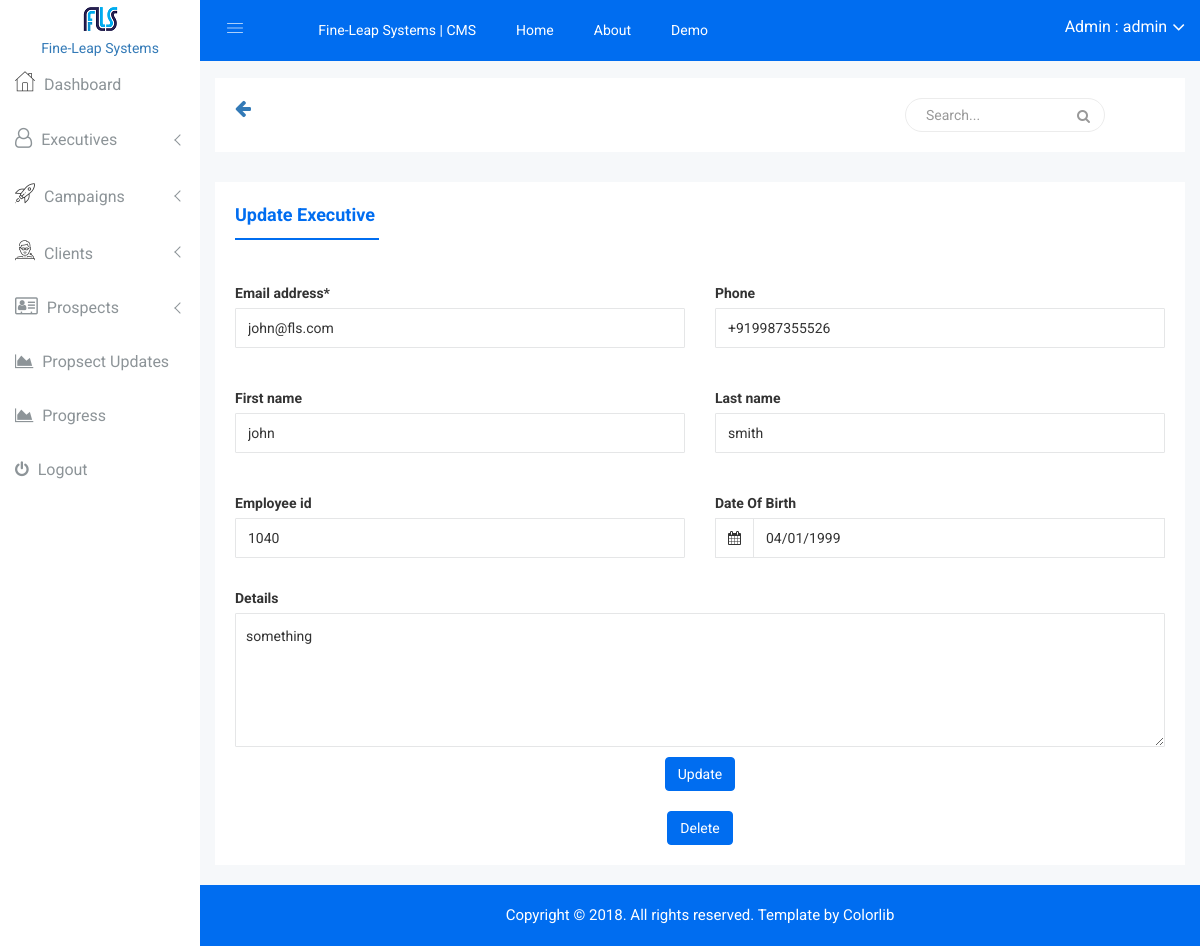
The app's page /crm_admin/executives/update/2/ (signed in) with its own data.
### portal/models.py (models this page shows, shortened)
class User(AbstractBaseUser, PermissionsMixin):
    email = models.EmailField(_('email address'), unique=True)
    first_name = models.CharField(max_length=32, blank=True)
    last_name = models.CharField(max_length=32, blank=True)
    phone = models.CharField(max_length=13, blank=True)
    employee_id = models.CharField(max_length=12, blank=True)
    date_joined = models.DateTimeField(_('date joined'), auto_now_add=True)
    date_of_birth = models.DateField(blank=True, null=True)
    details = models.TextField(blank=True)
    is_active = models.BooleanField(_('active'), default=True)
    is_staff = models.BooleanField(_('staff'), default=False)
    is_superuser = models.BooleanField(_('superuser'), default=False)
    objects = UserManager()
    USERNAME_FIELD = 'email'
    REQUIRED_FIELDS = []
    class Meta:
        verbose_name = _('user')
        verbose_name_plural = _('users')
    def __str__(self):
        return self.get_email_name
    @property
    def get_display_text(self):
        if self.get_full_name:
            return self.get_full_name
        else:
            return self.__str__()
    @property
    def get_full_name(self):
        return "{} {}".format(self.first_name, self.last_name) if (self.first_name or self.last_name) else ""
    @property
    def get_email_name(self):
        email_str = str(self.email)
        return email_str[:email_str.rfind("@")]
    @property
    def get_admin_delete_url(self):
        return reverse_lazy("crm_admin:executive_delete", kwargs={"id": self.id})

### crm_admin/views.py (the view)
        class WrappedClass(UserPassesTestMixin, wrapped):
            def test_func(self):
                return self.request.user.is_superuser

### crm_admin/views.py (called while the page is built)
def superuser_required():
    def wrapper(wrapped):
        class WrappedClass(UserPassesTestMixin, wrapped):
            def test_func(self):
                return self.request.user.is_superuser
        return WrappedClass
    return wrapper

### crm_admin/templates/crm_admin/executives/update.html (shortened to what this page needs)
{% extends "crm_admin/base.html" %}
{% load crispy_forms_tags %}
{% block content %}
        <div class="single-pro-review-area mt-t-30 mg-b-15">
            <div class="container-fluid">
                <div class="row">
                    <div class="col-lg-12 col-md-12 col-sm-12 col-xs-12">
                        <div class="product-payment-inner-st">
                            <ul id="myTabedu1" class="tab-review-design">
                                <li class="active"><a href="#description">Update Executive</a></li>
                            </ul>
                            <div id="myTabContent" class="tab-content custom-product-edit">
                                <div class="product-tab-list tab-pane fade active in" id="description">
                                    <div class="row">
                                        <div class="col-lg-12 col-md-12 col-sm-12 col-xs-12">
                                            <div class="review-content-section">
                                                <div id="dropzone1" class="pro-ad">
                                                    <form method="post" class="dropzone dropzone-custom needsclick add-professors" id="demo1-upload">
                                                        <div class="row">
                                                            <div class="form-group col-lg-6">
                                                                {{ form.email|as_crispy_field }}
                                                            </div>
                                                            <div class="form-group col-lg-6">
                                                                {{ form.phone|as_crispy_field }}
                                                            </div>
                                                        </div>
                                                        <div class="row">
                                                            <div class="form-group col-lg-6">
                                                                {{ form.first_name|as_crispy_field }}
                                                            </div>
                                                            <div class="form-group col-lg-6">
                                                                {{ form.last_name|as_crispy_field }}
                                                            </div>
                                                        </div>
                                                        <div class="row">
                                                            <div class="form-group col-lg-6">
                                                                {{ form.employee_id|as_crispy_field }}
                                                            </div>
                                                            <div style="top: 10px" class="form-group data-custon-pick col-lg-6" id="data_2">
                                                                <label><b>Date Of Birth</b></label>
                                                                <div class="input-group date">
                                                                    <span class="input-group-addon"><i class="fa fa-calendar"></i></span>
                                                                    <input type="text" name="date_of_birth" class="form-control" value="{{ form.date_of_birth.initial|date:"d/m/Y" }}">
                                                                </div>
                                                            </div>
                                                        </div>
                                                        {{ form.details|as_crispy_field }}
                                                        <div class="row">
                                                            <div class="col-lg-12">
                                                                <div class="payment-adress">
                                                                    <button type="submit" class="btn btn-primary waves-effect waves-light">Update</button>
                                                                </div>
                                                                <br>
                                                                <div class="payment-adress">
                                                                    <a href="{{ executive.get_admin_delete_url }}">
                                                                        <button type="button" class="btn btn-danger">Delete</button>
                                                                    </a>
                                                                </div>
                                                            </div>
                                                        </div>
                                                    </form>
                                                </div>
                                            </div>
                                        </div>
                                    </div>
                                </div>
                            </div>
                        </div>
                    </div>
                </div>
            </div>
        </div>
{% endblock %}

### crm_admin/templates/crm_admin/header.html (shortened to what this page needs)
    {% load static %}
    <div class="container-fluid">
        <div class="row">
            <div class="col-lg-12 col-md-12 col-sm-12 col-xs-12">
                <div class="logo-pro">
                    <a href="index.html"><img class="main-logo" src="{% static "img/logo/logosn.png" %}" alt="" /></a>
                </div>
            </div>
        </div>
    </div>
<br>
    <div class="header-advance-area">
        <div class="header-top-area">
            <div class="container-fluid">
                <div class="row">
                    <div class="col-lg-12 col-md-12 col-sm-12 col-xs-12">
                        <div class="header-top-wraper">
                            <div class="row">
                                <div class="col-lg-1 col-md-0 col-sm-1 col-xs-12">
                                    <div class="menu-switcher-pro">
                                        <button type="button" id="sidebarCollapse" class="btn bar-button-pro header-drl-controller-btn btn-info navbar-btn">
                                                <i class="educate-icon educate-nav"></i>
                                            </button>
                                    </div>
                                </div>
                                <div class="col-lg-6 col-md-7 col-sm-6 col-xs-12">
                                    <div class="header-top-menu tabl-d-n">
                                        <ul class="nav navbar-nav mai-top-nav">
                                            <li class="nav-item"><a href="{% url "portal:home" %}">Fine-Leap Systems | CMS</a></li>
                                            <li class="nav-item"><a href="{% url "portal:home" %}" class="nav-link">Home</a>
                                            </li>
                                            <li class="nav-item"><a href="#" class="nav-link">About</a>
                                            </li>
                                            <li class="nav-item"><a href="#" class="nav-link">Demo</a>
                                            </li>
                                        </ul>
                                    </div>
                                </div>
                                <div class="col-lg-5 col-md-5 col-sm-12 col-xs-12">
                                    <div class="header-right-info">
                                        <ul class="nav navbar-nav mai-top-nav header-right-menu">
                                            <li class="nav-item">
                                                <a href="#" data-toggle="dropdown" role="button" aria-expanded="false" class="nav-link dropdown-toggle">
                                                    <span class="admin-name">Admin : {{ user.get_display_text }}</span>
                                                    <i class="fa fa-angle-down edu-icon edu-down-arrow"></i>
                                                </a>
                                            </li>
                                        </ul>
                                    </div>
                                </div>
                            </div>
                        </div>
                    </div>
                </div>
            </div>
        </div>
        <div class="breadcome-area">
            <div class="container-fluid">
                <div class="row">
                    <div class="col-lg-12 col-md-12 col-sm-12 col-xs-12">
                        <div class="breadcome-list">
                            <div class="row">
                                <div class="col-lg-5 col-md-5 col-sm-5 col-xs-2">
                                    <a class="float-left" onClick="javascript:history.go(-1);"><i class="fa fa-arrow-left fa-lg"></i></a>
                                </div>
                                <div class="col-lg-6 col-md-6 col-sm-6 col-xs-10">
                                    <div class="breadcome-heading" style="float: right!important;">
                                        <form role="search" class="sr-input-func">
                                            <input type="text" placeholder="Search..." class="search-int form-control">
                                            <a href="#"><i class="fa fa-search"></i></a>
                                        </form>
                                    </div>
                                </div>
                            </div>
                        </div>
                    </div>
                </div>
            </div>
        </div>
    </div>

### portal/static/css/main.css (style rules this page uses)
html { color: #222; font-size: 1em; line-height: 1.4; }
textarea { resize: vertical; }

### portal/static/css/crm_custom.css (style rules this page uses)
.btn-primary { background-color: #006DF0!important; }

### portal/static/css/datapicker/datepicker3.css (style rules this page uses)
.input-group.date .input-group-addon { cursor:pointer }

### records on screen
User: get_display_text "admin"
User: email "john@fls.com", phone "+919987355526", first_name "john", last_name "smith", employee_id "1040", date_of_birth "04/01/1999", details "something"
